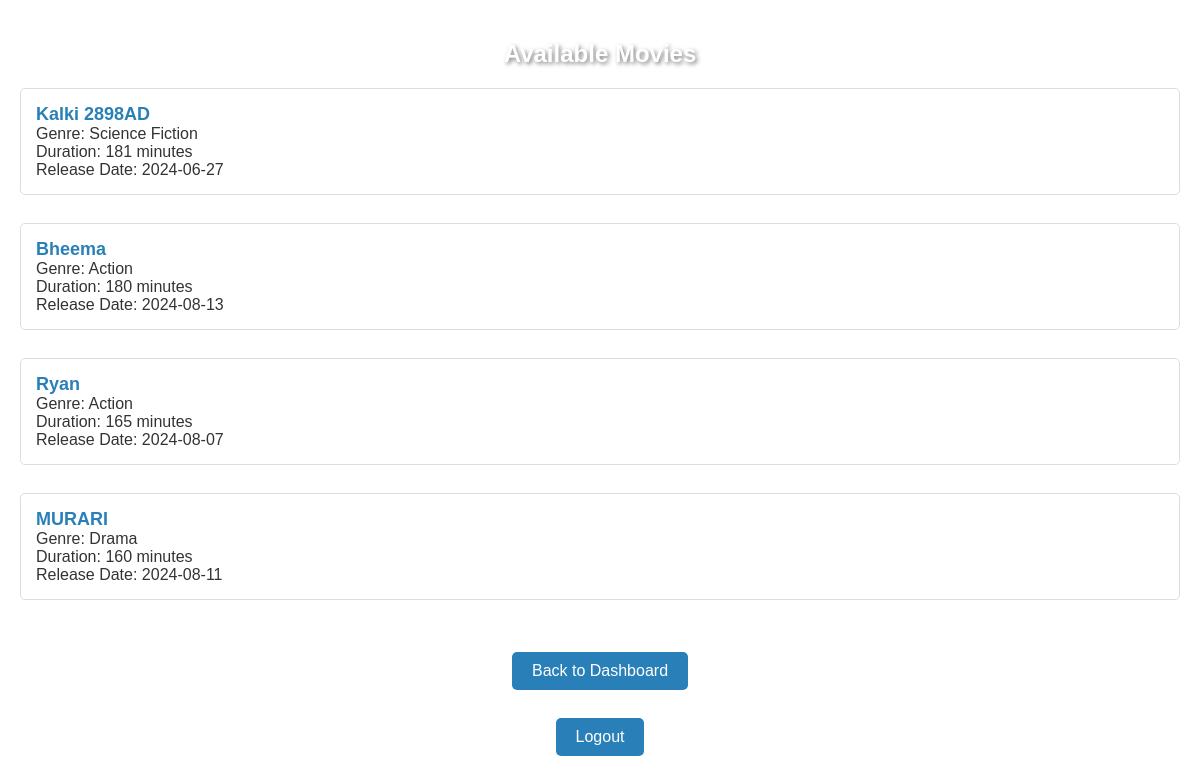
The app's page /movies.php with its own data.
### tables this page shows
CREATE TABLE `movies` (
  `movie_id` int(11) NOT NULL,
  `title` varchar(100) NOT NULL,
  `genre` varchar(50) DEFAULT NULL,
  `duration` int(11) DEFAULT NULL,
  `release_date` date DEFAULT NULL
);

### movies.php (the view, shortened to what this page needs)
<?php
include('db.php');
$sql = "SELECT * FROM Movies";
$result = $conn->query($sql);
?>
<!DOCTYPE html>
<html>
<head>
</head>
<body>
<link rel="stylesheet" href="movies.css">
    <h2>Available Movies</h2>
    <ul>
        <?php
        if ($result->num_rows > 0) {
            while($row = $result->fetch_assoc()) {
                echo "<li>";
                echo "<strong>" . htmlspecialchars($row['title']) . "</strong><br>";
                echo "Genre: " . htmlspecialchars($row['genre']) . "<br>";
                echo "Duration: " . htmlspecialchars($row['duration']) . " minutes<br>";
                echo "Release Date: " . htmlspecialchars($row['release_date']) . "<br>";
                echo "</li><br>";
            }
        } else {
            echo "<p>No movies available.</p>";
        }
        ?>
    </ul>
    <form method="POST" action="user_dashboard.php" style="margin-top: 20px;">
        <button type="submit">Back to Dashboard</button>
    </form>
    <form method="POST" action="logout.php" style="margin-top: 20px;">
        <button type="submit">Logout</button>
    </form>
</body>
</html>

### movies.css (style rules this page uses)
body { font-family: Arial, sans-serif; background: url('image4.jpg') no-repeat center center fixed; background-size: cover; margin: 0; padding: 20px; color: #333; }
h2 { color: #fff; text-shadow: 2px 2px 4px rgba(0, 0, 0, 0.5); text-align: center; margin-bottom: 20px; }
ul { list-style-type: none; padding: 0; }
ul li { background-color: rgba(255, 255, 255, 0.8); border: 1px solid #ddd; padding: 15px; margin-bottom: 10px; border-radius: 5px; }
ul li strong { font-size: 18px; color: #2980b9; }
button { background-color: #2980b9; color: white; border: none; padding: 10px 20px; text-align: center; text-decoration: none; display: inline-block; font-size: 16px; margin: 4px 2px; cursor: pointer; border-radius: 5px; }
form { text-align: center; }
body { font-family: Arial, sans-serif; background: url('path/to/your/background-image.jpg') no-repeat center center fixed; background-size: cover; margin: 0; padding: 20px; color: #333; }

### records on screen
movies: title "Kalki 2898AD", genre "Science Fiction", duration "181", release_date "2024-06-27"
movies: title "Bheema", genre "Action", duration "180", release_date "2024-08-13"
movies: title "Ryan", genre "Action", duration "165", release_date "2024-08-07"
movies: title "MURARI", genre "Drama", duration "160", release_date "2024-08-11"
